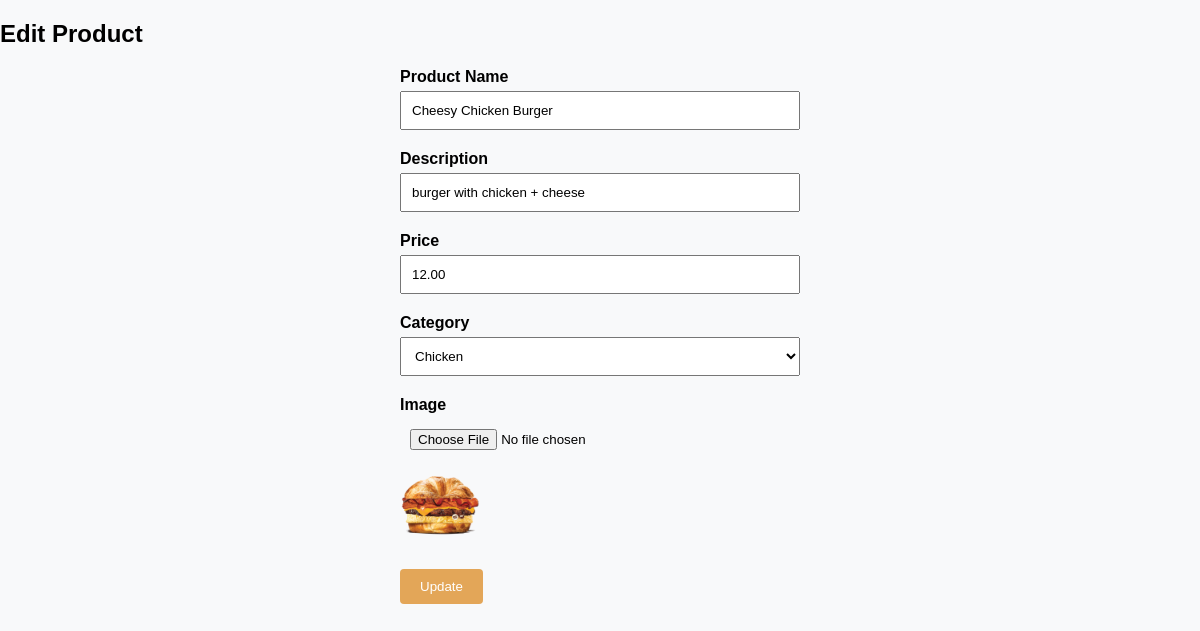
Page /edit_product.php?id=1 on the committed database.
### tables this page shows
CREATE TABLE `product` (
  `id` int(11) NOT NULL,
  `name` varchar(255) NOT NULL,
  `description` text NOT NULL,
  `price` decimal(10,2) NOT NULL,
  `image` varchar(255) NOT NULL,
  `category` varchar(255) NOT NULL
);

CREATE TABLE `categories` (
  `id` int(11) NOT NULL,
  `name` varchar(255) NOT NULL
);

### edit_product.php (the view, shortened to what this page needs)
<?php
include("config/db_connect.php");
if (isset($_GET['id'])) {
    $id = $_GET['id'];
    $product = $conn->query("SELECT * FROM product WHERE id = $id")->fetch_assoc();
    $categories = $conn->query("SELECT * FROM categories");
} else {
    header("Location: manage_products.php");
    exit();
}
?>
<!DOCTYPE html>
<html lang="en">
<head>
    <link rel="stylesheet" href="css/styles.css">
</head>
<body>
    <h2>Edit Product</h2>
    <form method="POST" enctype="multipart/form-data" class="form-vertical">
        <div>
            <label for="name">Product Name</label>
            <input type="text" id="name" name="name" value="<?= htmlspecialchars($product['name']) ?>" required>
        </div>
        <div>
            <label for="description">Description</label>
            <input type="text" id="description" name="description" value="<?= htmlspecialchars($product['description']) ?>" required>
        </div>
        <div>
            <label for="price">Price</label>
            <input type="number" step="0.01" id="price" name="price" value="<?= htmlspecialchars($product['price']) ?>" required>
        </div>
        <div>
            <label for="category">Category</label>
            <select id="category" name="category" required>
                <?php while ($cat = $categories->fetch_assoc()): ?>
                    <option value="<?= $cat['name'] ?>" <?= $product['category'] === $cat['name'] ? 'selected' : '' ?>>
                        <?= htmlspecialchars($cat['name']) ?>
                    </option>
                <?php endwhile; ?>
            </select>
        </div>
        <div>
            <label for="image">Image</label>
            <input type="file" id="image" name="image">
            <img src="<?= htmlspecialchars($product['image']) ?>" alt="Current Image">
        </div>
        <div>
            <button type="submit">Update</button>
        </div>
    </form>
</body>
</html>

### css/styles.css (style rules this page uses)
body { font-family: Arial, sans-serif; background-color: #f8f9fa; margin: 0; padding: 0; }
.form-vertical { max-width: 400px; margin: 0 auto; }
.form-vertical div { margin-bottom: 20px; }
.form-vertical label { display: block; margin-bottom: 5px; font-weight: bold; }
.form-vertical input { width: 100%; padding: 10px; box-sizing: border-box; }
.form-vertical button { padding: 10px 20px; background-color:rgb(227, 166, 88); color: white; border: none; cursor: pointer; border-radius: 4px; }

### edit_product.php (style rules this page uses)
.form-vertical { max-width: 400px; margin: 0 auto; }
.form-vertical div { margin-bottom: 20px; }
.form-vertical label { display: block; margin-bottom: 5px; font-weight: bold; }
.form-vertical input, .form-vertical select { width: 100%; padding: 10px; box-sizing: border-box; }
.form-vertical img { margin-top: 5px; width: 80px; }
.form-vertical button { padding: 10px 20px; background-color: rgb(227, 166, 88); color: white; border: none; cursor: pointer; border-radius: 4px; }

### rows in the picture
product: name "Cheesy Chicken Burger", description "burger with chicken + cheese", price "12.00", category "Chicken", image (picture)
